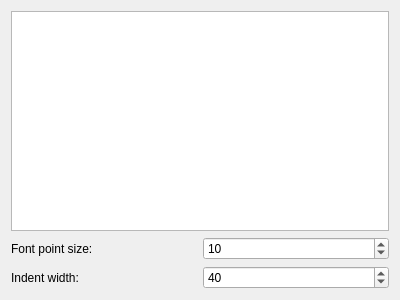
<?xml version="1.0" encoding="UTF-8"?>
<ui version="4.0">
 <class>Widget</class>
 <widget class="QWidget" name="Widget">
  <property name="geometry">
   <rect>
    <x>0</x>
    <y>0</y>
    <width>400</width>
    <height>300</height>
   </rect>
  </property>
  <property name="windowTitle">
   <string>Widget</string>
  </property>
  <layout class="QVBoxLayout" name="verticalLayout">
   <item>
    <widget class="QTextEdit" name="textEdit"/>
   </item>
   <item>
    <layout class="QHBoxLayout" name="horizontalLayoutFontPointSize">
     <item>
      <widget class="QLabel" name="labelFontSize">
       <property name="text">
        <string>Font point size:</string>
       </property>
      </widget>
     </item>
     <item>
      <widget class="QSpinBox" name="spinBoxFontPointSize">
       <property name="value">
        <number>10</number>
       </property>
      </widget>
     </item>
    </layout>
   </item>
   <item>
    <layout class="QHBoxLayout" name="horizontalLayoutIndentWidth">
     <item>
      <widget class="QLabel" name="labelIndentWidth">
       <property name="text">
        <string>Indent width:</string>
       </property>
      </widget>
     </item>
     <item>
      <widget class="QSpinBox" name="spinBoxIndentWidth">
       <property name="value">
        <number>40</number>
       </property>
      </widget>
     </item>
    </layout>
   </item>
  </layout>
 </widget>
 <layoutdefault spacing="6" margin="11"/>
 <resources/>
 <connections/>
</ui>
